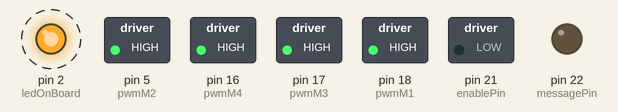
Bench run of a program on a simulated MicroPython board. Parts: switched loads named in the program (green lamp = pin HIGH), output pins drawn as LEDs (lit = HIGH). Dashed ring = blinking. Pins used as bus, display or sensor lines are not drawn.

Above: at 21.75 s.
Timing chart, 0 to 24.6 s (numbered marks = the images above):
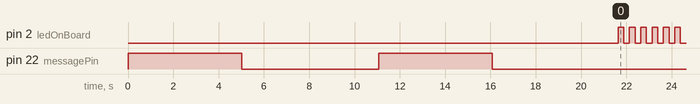

The program:

car.py
```python
from machine import *
import time


# Setup ESP 32
ledOnBoard = Pin(2, Pin.OUT)

bt = UART(1, baudrate=9600, tx=33 , rx=32)

enablePin = Pin(21, Pin.OUT);
messagePin = Pin(22, Pin.OUT);
clockPin = Pin(19, Pin.OUT);
latchPin = Pin(23, Pin.OUT);

pwmM1 = Pin(18, Pin.OUT);
pwmM2 = Pin(5, Pin.OUT);

pwmM3 = Pin(17, Pin.OUT);
pwmM4 = Pin(16, Pin.OUT);

#Start program
enablePin.off()
pwmM1.on()
pwmM2.on()
pwmM3.on()
pwmM4.on()

motorloop = [[0,0,0,0,0,0,0,1],  # M4 - vooruit
             [0,0,0,0,0,0,1,0],  # M2 - achteruit
             [0,0,0,0,0,1,0,0],  # M1 - vooruit
             [0,0,0,0,1,0,0,0],  # M1 - achteruit
             [0,0,0,1,0,0,0,0],  # M2 - vooruit
             [0,0,1,0,0,0,0,0],  # M3 - achteruit
             [0,1,0,0,0,0,0,0],  # M4 - achteruit
             [1,0,0,0,0,0,0,0]]  # M3 - vooruit

carMoveForward =  [1,0,0,1,0,1,0,1]
carMoveBackward = [0,1,1,0,1,0,1,0]
carTurnLeft =  [1,0,0,0,1,0,1,1]
carTurnRight = [0,1,1,1,0,1,0,0]
carOff = [0,0,0,0,0,0,0,0]

def writeToShield():
    latchPin.on()
    time.sleep(0.001)
    latchPin.off()

def move(direction):
    for i in range(8):
        messagePin.value(direction[i])
        clockPin.on()
        time.sleep(0.001)
        clockPin.off()
        writeToShield()

move(carMoveForward)
time.sleep(5)
move(carOff)
time.sleep(0.5)

move(carMoveBackward)
time.sleep(5)
move(carOff)
time.sleep(0.5)

move(carTurnLeft)
time.sleep(5)
move(carOff)
time.sleep(0.5)

move(carTurnRight)
time.sleep(5)
move(carOff)


while True:

    ledOnBoard.on()
    time.sleep(0.25)
    ledOnBoard.off()
    time.sleep(0.25)


    '''
    for i in range(8):
        print(i)

        for j in range(8):
            messagePin.value(motorloop[i][j])
            clockPin.on()
            time.sleep(0.001)
            clockPin.off()

        latchPin.on()
        time.sleep(0.001)
        latchPin.off()
        time.sleep(5)
    '''


    
```

Measured:
- by itself, pin 2 (ledOnBoard): alternates HIGH for 0.25 s and LOW for 0.25 s
